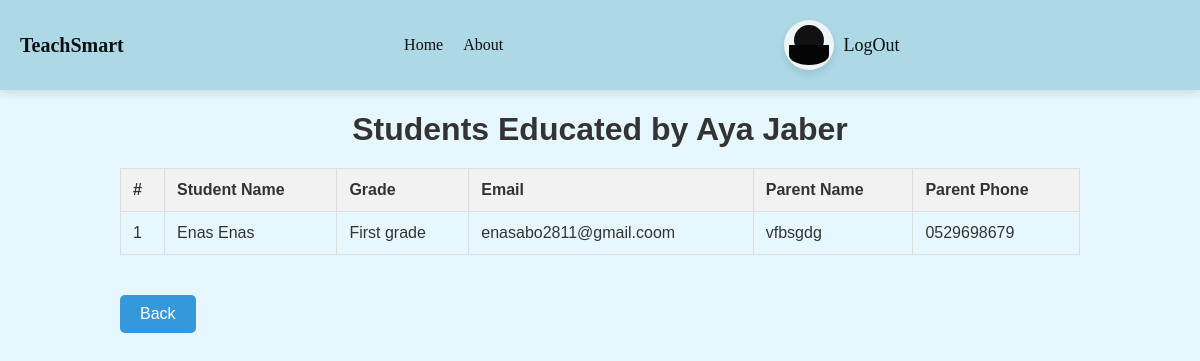
/teacher/123456789/students/, run on the app's committed database.
### tsweb/models.py (models this page shows, shortened)
class Teacher(models.Model):
    CLASS_CHOICES = [
        ('A', 'First grade'),
        ('B', 'Second grade'),
        ('C', 'Third grade'),
        ('D', 'Fourth grade'),
        ('E', 'Fifth grade'),
        ('F', 'Sixth grade'),
    ]
    id_number = models.CharField(
        max_length=9,
        unique=True,
        validators=[RegexValidator(r'^\d{9}$', "Please enter exactly 9 digits.")]
    )
    first_name = models.CharField(max_length=50)
    last_name = models.CharField(max_length=50)
    date_of_birth = models.DateField()
    email = models.EmailField(unique=True, validators=[EmailValidator(message="Invalid email address.")])
    phone_number = models.CharField(
        max_length=10,
        validators=[
            RegexValidator(
                regex=r'^(05\d|0[23489])\d{7}$',
                message='Invalid Israeli phone number. Please enter 10 digits starting with 05 .'
            )
        ]
    )
    password = models.CharField(max_length=128)  # הוספת שדה סיסמה
    subject = models.ForeignKey(Subject, on_delete=models.CASCADE, related_name='teachers', help_text="Select the subject the teacher can teach")
    classes = models.CharField(
        max_length=1,
        choices=CLASS_CHOICES,
        help_text="Select the grade the teacher can educate"
    )

class Student(models.Model):
    GRADE_CHOICES = [
         ('A', 'First grade'),
        ('B', 'Second grade'),
        ('C', 'Third grade'),
        ('D', 'Fourth grade'),
        ('E', 'Fifth grade'),
        ('F', 'Sixth grade'),
    ]
    id_number = models.CharField(max_length=9, unique=True, validators=[RegexValidator(r'^\d{9}$', "Please enter exactly 9 digits.")])
    first_name = models.CharField(max_length=50)
    last_name = models.CharField(max_length=50)
    grade = models.CharField(max_length=1, choices=GRADE_CHOICES)
    date_of_birth = models.DateField()
    email = models.EmailField(unique=True)
    parent_name = models.CharField(max_length=100)
    parent_phone = models.CharField(
        max_length=10,
        validators=[
            RegexValidator(
                regex=r'^(05\d|0[23489])\d{7}$',
                message="Invalid Israeli phone number. Please enter 10 digits starting with 05."
            )
        ]
    )
    password = models.CharField(max_length=128)

### tsweb/views.py (the view)
# urls.py: path('teacher/<str:id_number>/students/', views.teacher_students_list, name='teacher_students_list'),
def teacher_students_list(request, id_number):
    teacher = get_object_or_404(Teacher, id_number=id_number)
    students = Student.objects.filter(grade=teacher.classes).distinct()
    return render(request, 'teacher_students_list.html', {'teacher': teacher, 'students': students})

### tsweb/Templates/teacher_students_list.html (shortened to what this page needs)
<!DOCTYPE html>
<html lang="en" dir="ltr">
<head>
    {% load static %}
    <link rel="stylesheet" href="{% static 'css/base.css' %}">
</head>
<body>
    <header>
        <div class="logo">
            <span>TeachSmart</span>
        </div>
        <nav>
            <ul>
                <li><a href="/">Home</a></li>
                <li><a href="home.html#about">About</a></li>
            </ul>
        </nav>
        <div class="auth-buttons">
                <a href="{% url 'logout_teacher' %}" class="login-button">
                    <div class="user-icon"></div>
                    <span class="login-text">LogOut</span>
                </a>
        </div>
    </header>
	<main>
    <div class="container">
        <h1>Students Educated by {{ teacher.first_name }} {{ teacher.last_name }}</h1>
        <table>
            <thead>
                <tr>
                    <th>#</th>
                    <th>Student Name</th>
                    <th>Grade</th>
                    <th>Email</th>
                    <th>Parent Name</th>
                    <th>Parent Phone</th>
                </tr>
            </thead>
            <tbody>
                {% for student in students %}
                    <tr>
                        <td>{{ forloop.counter }}</td>
                        <td>{{ student.first_name }} {{ student.last_name }}</td>
                        <td>{{ student.get_grade_display }}</td>
                        <td>{{ student.email }}</td>
                        <td>{{ student.parent_name }}</td>
                        <td>{{ student.parent_phone }}</td>
                    </tr>
                {% empty %}
                    <tr>
                        <td colspan="6">No students found.</td>
                    </tr>
                {% endfor %}
            </tbody>
        </table>
        <a class="back-button" href="{% url 'profile_teacher' %}">Back </a>
    </div>
</main>
</body>
</html>

### static/css/base.css (style rules this page uses)
body { font-family: "Times New Roman", Times, serif; margin: 0; padding: 0; box-sizing: border-box; background-color: #E6F7FF; color: #333; }
header { display: flex; justify-content: space-between; align-items: center; padding: 20px; background-color: #ADD8E6; color: #0f0f0f; box-shadow: 0 4px 8px rgba(0, 0, 0, 0.1); }
.logo { display: flex; align-items: center; text-decoration: none; color: inherit; }
.logo span { font-size: 20px; font-weight: bold; }
nav ul { list-style: none; display: flex; gap: 20px; padding: 0; margin: 0; }
nav a { text-decoration: none; color: #0f0f0f; }
.auth-buttons { display: flex; align-items: center; }
.login-button { display: flex; align-items: center; gap: 10px; text-decoration: none; color: #0f0f0f; font-size: 18px; }
.user-icon { width: 50px; height: 50px; background-color: #eff4f6; border-radius: 50%; position: relative; cursor: pointer; display: flex; justify-content: center; align-items: center; box-shadow: 0 4px 8px rgba(0, 0, 0, 0.1); }
.user-icon::before { content: ''; width: 60%; height: 60%; background-color: #121111; border-radius: 50%; position: absolute; top: 10%; }
.user-icon::after { content: ''; width: 80%; height: 40%; background-color: #050505; border-radius: 0 0 50% 50%; position: absolute; bottom: 10%; }

### tsweb/Templates/teacher_students_list.html (style rules this page uses)
.back-button { display: inline-block; padding: 10px 20px; font-size: 16px; color: #fff; background-color: #3498db; border: none; border-radius: 5px; cursor: pointer; text-align: center; text-decoration: none; transition: background-color 0.3s, transform 0.3s; margin-top: 20px; }
.container { width: 80%; margin: 0 auto; font-family: 'Arial', sans-serif; }
h1 { text-align: center; margin-bottom: 20px; }
table { width: 100%; border-collapse: collapse; margin-bottom: 20px; }
table, th, td { border: 1px solid #ddd; }
th, td { padding: 12px; text-align: left; }
th { background-color: #f2f2f2; }
td { vertical-align: top; }

### data on the page
Teacher: first_name "Aya", last_name "Jaber"
Student: first_name "Enas", last_name "Enas", grade "First grade", email "enasabo2811@gmail.coom", parent_name "vfbsgdg", parent_phone "0529698679"
